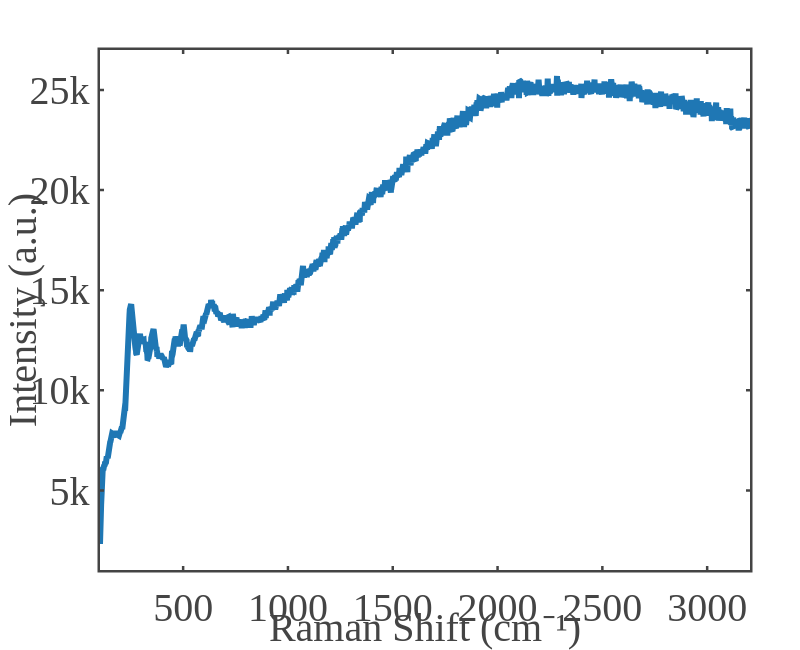

Here is the notebook cell this chart was saved with:
### Markdown cell above
## Raman

### Code cell
import numpy as np
import pandas as pd
import plotly.graph_objects as go
import plotly.io as pio
import os

# ============================================================
# --- Custom Plotly Template (same as your reference) ---
# ============================================================
fig_template = go.layout.Template()
fig_template.layout = go.Layout(
    template='simple_white+presentation',
    autosize=False,
    width=800,
    height=600,
    xaxis=dict(
        ticks='inside',
        mirror='ticks',
        linewidth=2.5,
        tickwidth=2.5,
        ticklen=4,
        showline=True,
        showgrid=False,
        zerolinecolor='white',
        title=dict(font=dict(size=40)),
        tickfont=dict(size=40)
    ),
    yaxis=dict(
        ticks='inside',
        mirror='ticks',
        linewidth=2.5,
        tickwidth=2.5,
        ticklen=4,
        showline=True,
        showgrid=False,
        zerolinecolor='white',
        title=dict(font=dict(size=40)),
        tickfont=dict(size=40)
    ),
    font=dict(family='mathjax', size=34)
)

# ============================================================
# --- File Path ---
# ============================================================
raman_path = r"D:\Atanu\NaBiF4_PL_analysis\NaBiF4_PL_analysis\NaBiF4_PL_analysis\Raman\NaBiF_G-532-2400-10s-0.05-2.txt"

# ============================================================
# --- Load Raman Data ---
# ============================================================
df_raman = pd.read_csv(
    raman_path,
    delim_whitespace=True,
    comment='#',
    names=['Raman Shift (cm⁻¹)', 'Intensity']
)

# ============================================================
# --- Create Figure ---
# ============================================================
fig = go.Figure()

fig.add_trace(go.Scatter(
    x=df_raman['Raman Shift (cm⁻¹)'],
    y=df_raman['Intensity'],
    mode='lines',
    line=dict(width=6),
    name='NaBiF₄ (532 nm)'
))


# # ============================================================
# # --- Laser wavelength markers (converted to cm⁻¹) ---
# # ============================================================
# wn_975 = 1e7 / 975    # ≈ 10256 cm⁻¹
# wn_1064 = 1e7 / 1064  # ≈ 9398 cm⁻¹

# fig.add_vline(
#     x=wn_975,
#     line_width=4,
#     line_dash="dash",
#     line_color="black",
#     annotation_text="975 nm",
#     annotation_position="top right",
#     annotation_font_size=32
# )

# fig.add_vline(
#     x=wn_1064,
#     line_width=4,
#     line_dash="dash",
#     line_color="black",
#     annotation_text="1064 nm",
#     annotation_position="top left",
#     annotation_font_size=32
# )

# ============================================================
# --- Layout Settings ---
# ============================================================
fig.update_layout(
    template=fig_template,
    width=800,
    height=650,
    margin=dict(l=100, r=50, t=50, b=80),
    xaxis_title="Raman Shift (cm⁻¹)",
    yaxis_title="Intensity (a.u.)",
    legend=dict(
        x=0.98, y=0.98,
        xanchor='right',
        font=dict(size=34)
    )
)

# ============================================================
# --- Save Figure ---
# ============================================================
output_path = os.path.join(
    os.path.dirname(raman_path),
    "NaBiF4_Raman_532nm.png"
)

# pio.write_image(fig, output_path, format='png', scale=4)
print(f"✅ Figure saved as: {output_path}")

# ============================================================
# --- Show Figure ---
# ============================================================
fig.show()

### Figure 1 — Plotly figure (JSON) as saved in the notebook; plotly's stock layout.template omitted (floating-point values rounded to 4 significant figures; data arrays with more than 128 entries replaced by an {"elided": "..."} marker saying what was removed)
{"data": [{"line": {"width": 6}, "mode": "lines", "name": "NaBiF₄ (532 nm)", "type": "scatter", "x": {"elided": "2907 float values"}, "y": {"elided": "2907 float values"}}], "layout": {"height": 650, "legend": {"font": {"size": 34}, "x": 0.98, "xanchor": "right", "y": 0.98}, "margin": {"b": 80, "l": 100, "r": 50, "t": 50}, "width": 800, "xaxis": {"autorange": true, "range": [103.3, 3204.0], "title": {"text": "Raman Shift (cm⁻¹)"}, "type": "linear"}, "yaxis": {"autorange": true, "range": [1032.0, 26990.0], "title": {"text": "Intensity (a.u.)"}, "type": "linear"}}}
